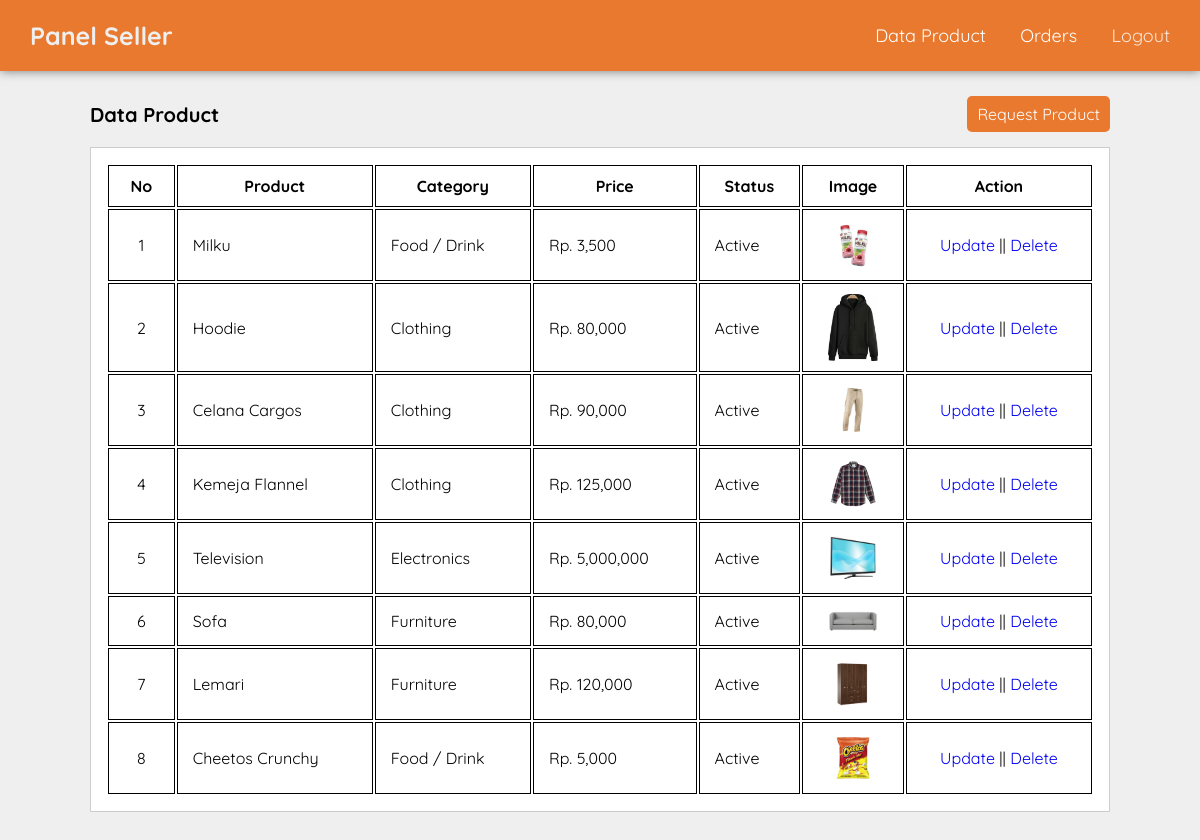
/seller/manage-product.php (signed in), run on the app's committed database.
### tables this page shows
CREATE TABLE `tb_produk` (
  `id_produk` int(11) NOT NULL,
  `id_seller` int(11) NOT NULL,
  `id_category` int(11) NOT NULL,
  `name` varchar(100) DEFAULT NULL,
  `description` text DEFAULT NULL,
  `price` varchar(100) DEFAULT NULL,
  `image` varchar(50) DEFAULT NULL,
  `status` tinyint(1) DEFAULT NULL,
  `createAt` datetime NOT NULL DEFAULT current_timestamp()
);

CREATE TABLE `tb_category` (
  `id_category` int(11) NOT NULL,
  `categoryName` varchar(100) NOT NULL,
  `createAt` datetime NOT NULL DEFAULT current_timestamp()
);

### seller/manage-product.php (the view, shortened to what this page needs)
<?php include "../database/config.php"; include "../partials/seller-only.php"; ?>
<!DOCTYPE html>
<html lang="en">
<head>
</head>
<body>
    <?php include "../partials/navbar-seller.php" ?>
    <main>
        <div class="section">
            <div class="container">
                <div class="head-content">
                    <div class="head-title">Data Product</div>
                    <a href="request.php" class="head-link seller">Request Product</a>
                </div>
                <div class="box">
                    <table class="table-data">
                        <thead>
                            <th>No</th>
                            <th>Product</th>
                            <th>Category</th>
                            <th>Price</th>
                            <th>Status</th>
                            <th>Image</th>
                            <th>Action</th>
                        </thead>
                        <tbody>
                            <?php
                                $no = 1;
                                $mysql = mysqli_query($conn, "SELECT * FROM tb_produk LEFT JOIN tb_category USING(id_category) WHERE id_seller = ".$_SESSION['id']." ORDER BY tb_produk.status DESC;");
                                if(mysqli_num_rows($mysql)){
                                    while($a = mysqli_fetch_array($mysql)){
                            ?>
                            <tr>
                                <td align="center"><?= $no++ ?></td>
                                <td><?= $a['name'] ?></td>
                                <td><?= $a['categoryName'] ?></td>
                                <td>Rp. <?= number_format($a['price']) ?></td>
                                <td><?= $a['status'] ? "Active" : "Deactive" ?></td>
                                <td align="center"><img width="50px" src="../assets/product/<?= $a['image'] ?>" alt="<?= $a['name'] ?>"></td>
                                <td align="center">
                                    <a href="update.php?id=<?= $a['id_produk'] ?>">Update</a> ||
                                    <a href="delete.php?id=<?= $a['id_produk'] ?>">Delete</a>
                                </td>
                            </tr>
                            <?php }} else {?>
                            <tr>
                                <td align="center" colspan="7">404 Not Data Found</td>
                            </tr>
                            <?php } ?>
                        </tbody>
                    </table>
                </div>
            </div>
        </div>
    </main>
</body>
</html>

### styles/style.css (style rules this page uses)
* { padding: 0px; margin: 0px; box-sizing: border-box; text-decoration: none; outline: none; font-family: "Quicksand", Arial; scroll-behavior: smooth; }
body { background-color: #efefef; }
.container { width: 85%; margin: 0 auto; }
.section { padding: 20px 0px; }
.box { background-color: #fff; border: 1px solid #ccc; padding: 15px; box-sizing: border-box; margin: 10px 0; }
.box::after { content: ""; display: block; clear: both; }
.table-data { width: 100%; }
.table-data td, .table-data th { padding: 10px 15px; border: 1px solid; }
.head-content { display: flex; justify-content: space-between; align-items: center; padding: 5px 0px; }
.head-title { font-size: 20px; font-weight: bold; }
.head-link { color: #ffffff; background-color: #e83434; cursor: pointer; border: none; padding: 8px 10px; border-radius: 5px; }
.seller { background-color: #e9792e; }

### data on the page
tb_produk: name "Milku", id_category.categoryName "Food / Drink", price "3,500", status "Active", image (picture)
tb_produk: name "Hoodie", id_category.categoryName "Clothing", price "80,000", status "Active", image (picture)
tb_produk: name "Celana Cargos", id_category.categoryName "Clothing", price "90,000", status "Active", image (picture)
tb_produk: name "Kemeja Flannel", id_category.categoryName "Clothing", price "125,000", status "Active", image (picture)
tb_produk: name "Television", id_category.categoryName "Electronics", price "5,000,000", status "Active", image (picture)
tb_produk: name "Sofa", id_category.categoryName "Furniture", price "80,000", status "Active", image (picture)
tb_produk: name "Lemari", id_category.categoryName "Furniture", price "120,000", status "Active", image (picture)
tb_produk: name "Cheetos Crunchy", id_category.categoryName "Food / Drink", price "5,000", status "Active", image (picture)
